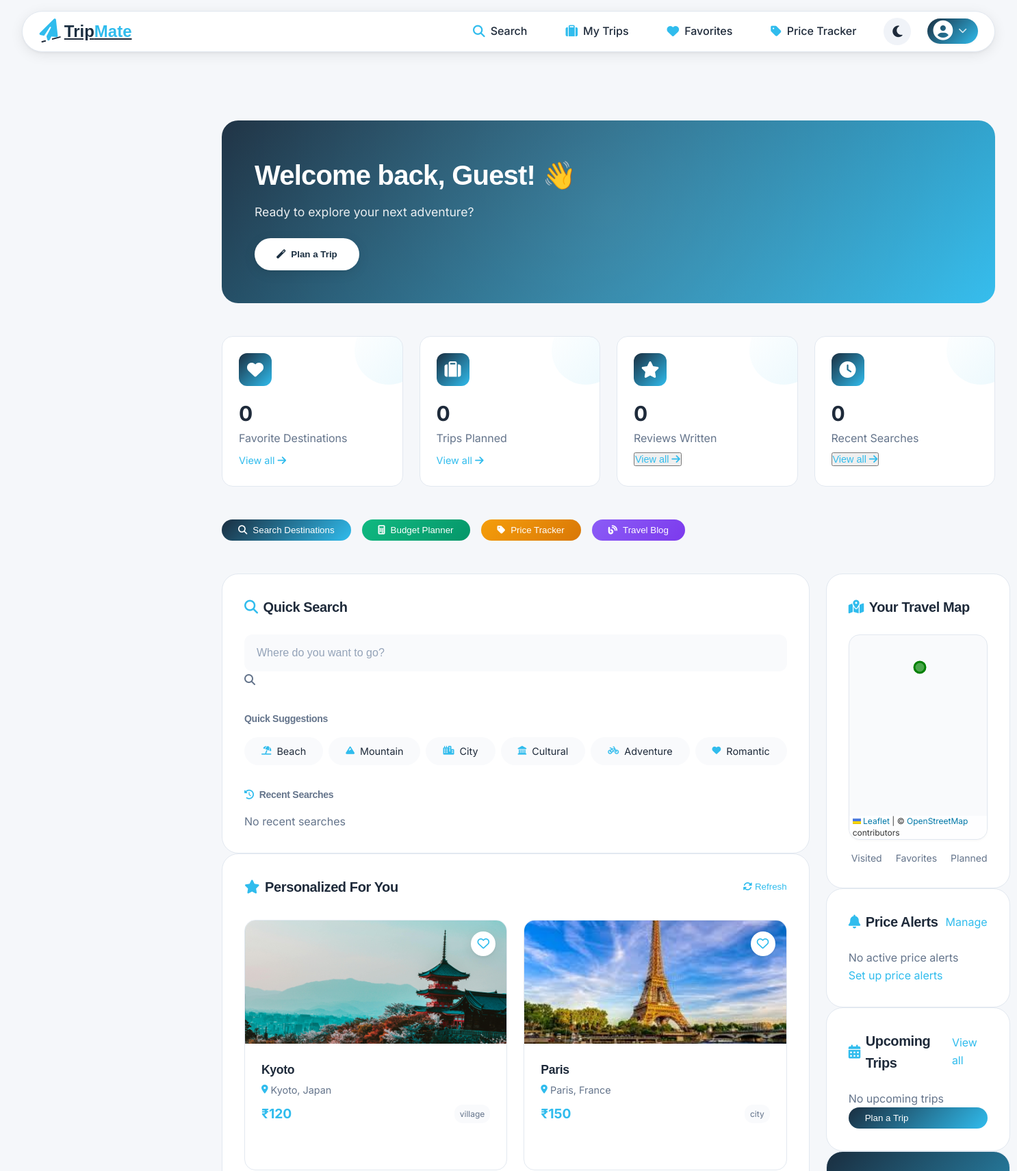
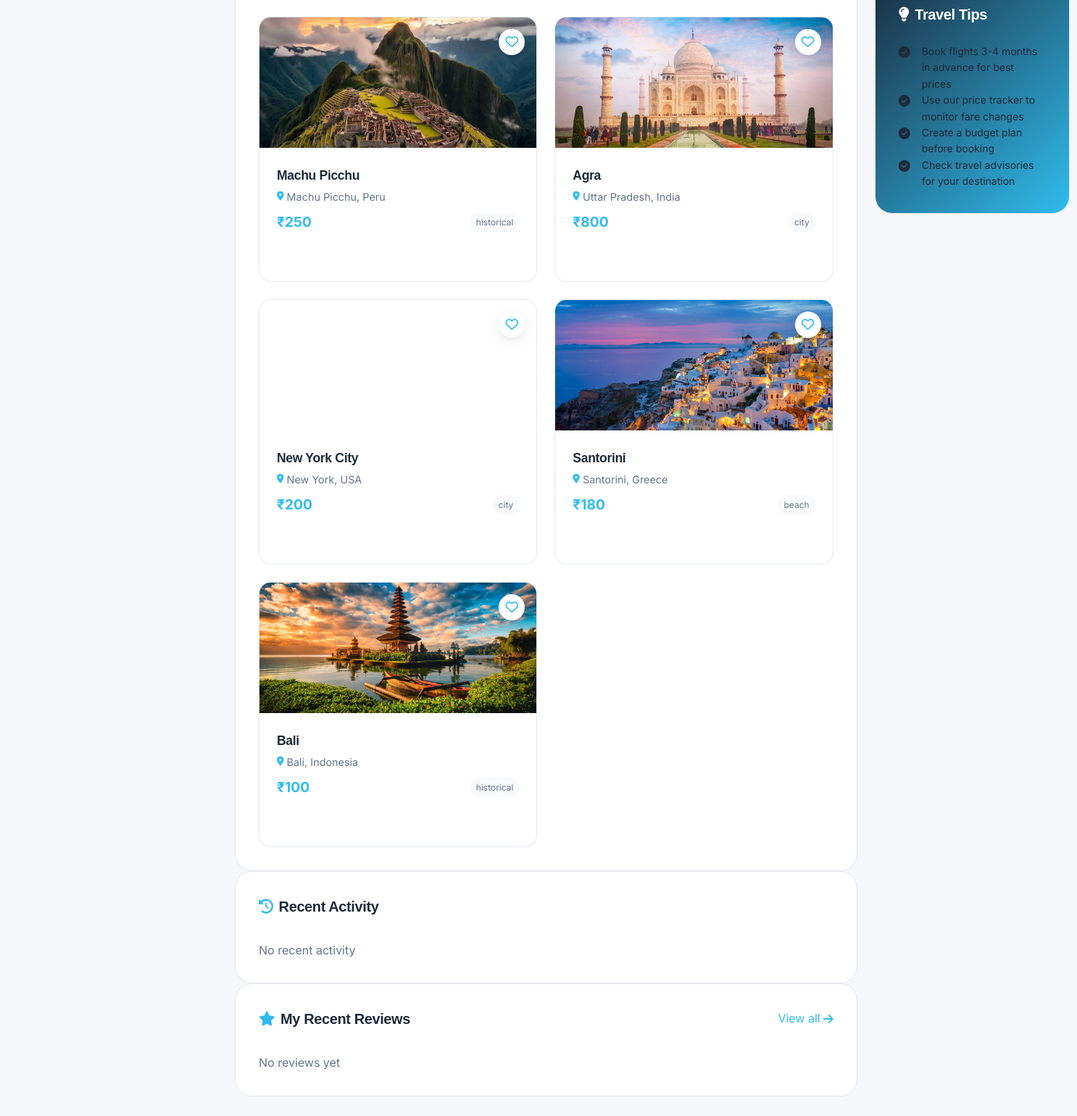
Screenshot of /user/user_dashboard.php with the database file from the repository (2 pictures, top to bottom).
### tables this page shows
CREATE TABLE `destinations` (
  `id` int(11) NOT NULL,
  `name` varchar(255) NOT NULL,
  `type` varchar(100) NOT NULL,
  `description` text DEFAULT NULL,
  `location` varchar(255) NOT NULL,
  `latitude` decimal(10,8) DEFAULT NULL COMMENT 'Location latitude',
  `longitude` decimal(11,8) DEFAULT NULL COMMENT 'Location longitude',
  `budget` decimal(10,2) NOT NULL,
  `best_season` varchar(100) DEFAULT NULL,
  `image_urls` longtext DEFAULT NULL CHECK (json_valid(`image_urls`)),
  `map_link` varchar(255) DEFAULT NULL,
  `attractions` text DEFAULT NULL COMMENT 'List of tourist attractions',
  `created_at` timestamp NOT NULL DEFAULT current_timestamp(),
  `updated_at` timestamp NOT NULL DEFAULT current_timestamp() ON UPDATE current_timestamp(),
  `season` varchar(50) DEFAULT NULL COMMENT 'Best season to visit',
  `people` text DEFAULT NULL COMMENT 'JSON array of recommended group sizes',
  `tips` text DEFAULT NULL COMMENT 'JSON array of travel tips',
  `cuisines` text DEFAULT NULL COMMENT 'JSON array of local cuisines',
  `cuisine_images` text DEFAULT NULL COMMENT 'JSON object of cuisine images',
  `language` text DEFAULT NULL COMMENT 'JSON array of local languages',
  `profile_pic` varchar(255) DEFAULT NULL
);

### user/user_dashboard.php (the view, shortened to what the rows shown need)
<?php
require_once __DIR__ . '/../database/dbconfig.php';
$user_id = isset($_SESSION['user_id']) ? $_SESSION['user_id'] : null;
$userName = isset($_SESSION['user_name']) ? $_SESSION['user_name'] : (isset($_SESSION['username']) ? $_SESSION['username'] : 'Guest');
$recommendations = [];
$rec_stmt = $conn->prepare("
    SELECT d.*,
           (SELECT COUNT(*) FROM user_history uh WHERE uh.activity_details LIKE CONCAT('%', d.id, '%') AND uh.user_id = ?) as relevance
    FROM destinations d
    ORDER BY relevance DESC, RAND()
    LIMIT 8
");
$rec_stmt->bind_param("i", $user_id);
$rec_stmt->execute();
$rec_result = $rec_stmt->get_result();
while ($row = $rec_result->fetch_assoc()) {
    $recommendations[] = $row;
}
?>
<!DOCTYPE html>
<html lang="en">
<head>
    <link rel="stylesheet" href="https://cdnjs.cloudflare.com/ajax/libs/font-awesome/6.4.0/css/all.min.css">
    <link rel="stylesheet" href="https://unpkg.com/leaflet@1.9.4/dist/leaflet.css" />
    <link rel="stylesheet" href="user_dashboard.css">
</head>
<body>
    <main class="main-content">
        <div class="welcome-card">
            <div class="flex flex-col md:flex-row justify-between items-start md:items-center">
                <div>
                    <h1 class="text-3xl md:text-4xl font-bold mb-2">
                        Welcome back, <?php echo htmlspecialchars($userName); ?>! 👋
                    </h1>
                </div>
            </div>
        </div>
        <div class="grid grid-cols-1 lg:grid-cols-3 gap-8">
            <div class="lg:col-span-2 space-y-8">
                <div class="glass-card">
                    <h2 class="text-xl font-bold mb-4 flex items-center gap-2" style="color: var(--text-main);">
                        <i class="fas fa-search" style="color: var(--secondary);"></i>
                        Quick Search
                    </h2>
                </div>
                <div class="glass-card">
                    <div class="flex justify-between items-center mb-6">
                        <h2 class="text-xl font-bold flex items-center gap-2" style="color: var(--text-main);">
                            <i class="fas fa-star" style="color: var(--secondary);"></i>
                            Personalized For You
                        </h2>
                    </div>
                    <div class="grid grid-cols-1 md:grid-cols-2 gap-4" id="recommendationsContainer">
                        <?php if (!empty($recommendations)): ?>
                            <?php foreach ($recommendations as $dest):
                                $images = json_decode($dest['image_urls'] ?? '[]', true);
                                $image = !empty($images) ? $images[0] : '../image/placeholder.jpg';
                                $is_favorite = false;
                            ?>
                                <div class="destination-card group" onclick="viewDestination(<?php echo $dest['id']; ?>)">
                                    <div class="destination-image" style="background-image: url('<?php echo htmlspecialchars($image); ?>')">
                                        <div class="destination-overlay <?php echo $is_favorite ? 'favorite-active' : ''; ?>"
                                            onclick="event.stopPropagation(); toggleFavorite(<?php echo $dest['id']; ?>, this)"
                                            data-destination-id="<?php echo $dest['id']; ?>">
                                            <i class="<?php echo $is_favorite ? 'fas' : 'far'; ?> fa-heart"></i>
                                        </div>
                                    </div>
                                    <div class="destination-content">
                                        <h3 class="destination-name"><?php echo htmlspecialchars($dest['name']); ?></h3>
                                        <p class="destination-location">
                                            <i class="fas fa-map-marker-alt"></i>
                                            <?php echo htmlspecialchars($dest['location']); ?>
                                        </p>
                                        <div class="flex justify-between items-center">
                                            <span class="destination-price">
                                                ₹<?php echo number_format($dest['budget']); ?>
                                            </span>
                                            <span class="text-xs" style="background: var(--bg-base); color: var(--text-muted); padding: 4px 8px; border-radius: 12px;">
                                                <?php echo htmlspecialchars($dest['type']); ?>
                                            </span>
                                        </div>
                                    </div>
                                </div>
                            <?php endforeach; ?>
                        <?php else: ?>
                            <div class="col-span-2 text-center py-8">
                                <p style="color: var(--text-muted);">No recommendations available</p>
                            </div>
                        <?php endif; ?>
                    </div>
                </div>
                <div class="glass-card">
                    <h2 class="text-xl font-bold mb-6 flex items-center gap-2" style="color: var(--text-main);">
                        <i class="fas fa-history" style="color: var(--secondary);"></i>
                        Recent Activity
                    </h2>
                </div>
                <div class="glass-card">
                    <div class="flex justify-between items-center mb-6">
                        <h2 class="text-xl font-bold flex items-center gap-2" style="color: var(--text-main);">
                            <i class="fas fa-star" style="color: var(--secondary);"></i>
                            My Recent Reviews
                        </h2>
                    </div>
                </div>
            </div>
            <div class="space-y-8">
                <div class="glass-card">
                    <h2 class="text-xl font-bold mb-4 flex items-center gap-2" style="color: var(--text-main);">
                        <i class="fas fa-map-marked-alt" style="color: var(--secondary);"></i>
                        Your Travel Map
                    </h2>
                </div>
                <div class="glass-card">
                    <div class="flex justify-between items-center mb-4">
                        <h2 class="text-xl font-bold flex items-center gap-2" style="color: var(--text-main);">
                            <i class="fas fa-bell" style="color: var(--secondary);"></i>
                            Price Alerts
                        </h2>
                    </div>
                </div>
                <div class="glass-card">
                    <div class="flex justify-between items-center mb-4">
                        <h2 class="text-xl font-bold flex items-center gap-2" style="color: var(--text-main);">
                            <i class="fas fa-calendar-alt" style="color: var(--secondary);"></i>
                            Upcoming Trips
                        </h2>
                    </div>
                </div>
                <div class="glass-card" style="background: linear-gradient(135deg, var(--primary), var(--secondary));">
                    <h2 class="text-xl font-bold mb-4 flex items-center gap-2 text-white">
                        <i class="fas fa-lightbulb"></i>
                        Travel Tips
                    </h2>
                </div>
            </div>
        </div>
    </main>
</body>
</html>

### rows the page displays
destinations: shows a picture, name "Kyoto", location "Kyoto, Japan", budget "120", type "village"
destinations: shows a picture, name "Paris", location "Paris, France", budget "150", type "city"
destinations: shows a picture, name "Machu Picchu", location "Machu Picchu, Peru", budget "250", type "historical"
destinations: shows a picture, name "Agra", location "Uttar Pradesh, India", budget "800", type "city"
destinations: name "New York City", location "New York, USA", budget "200", type "city"
destinations: shows a picture, name "Santorini", location "Santorini, Greece", budget "180", type "beach"
destinations: shows a picture, name "Bali", location "Bali, Indonesia", budget "100", type "historical"

### other values shown
$userName "Guest"
$stats['favorites'] "0"
$stats['trips'] "0"
$stats['reviews'] "0"
count($search_history) "0"
